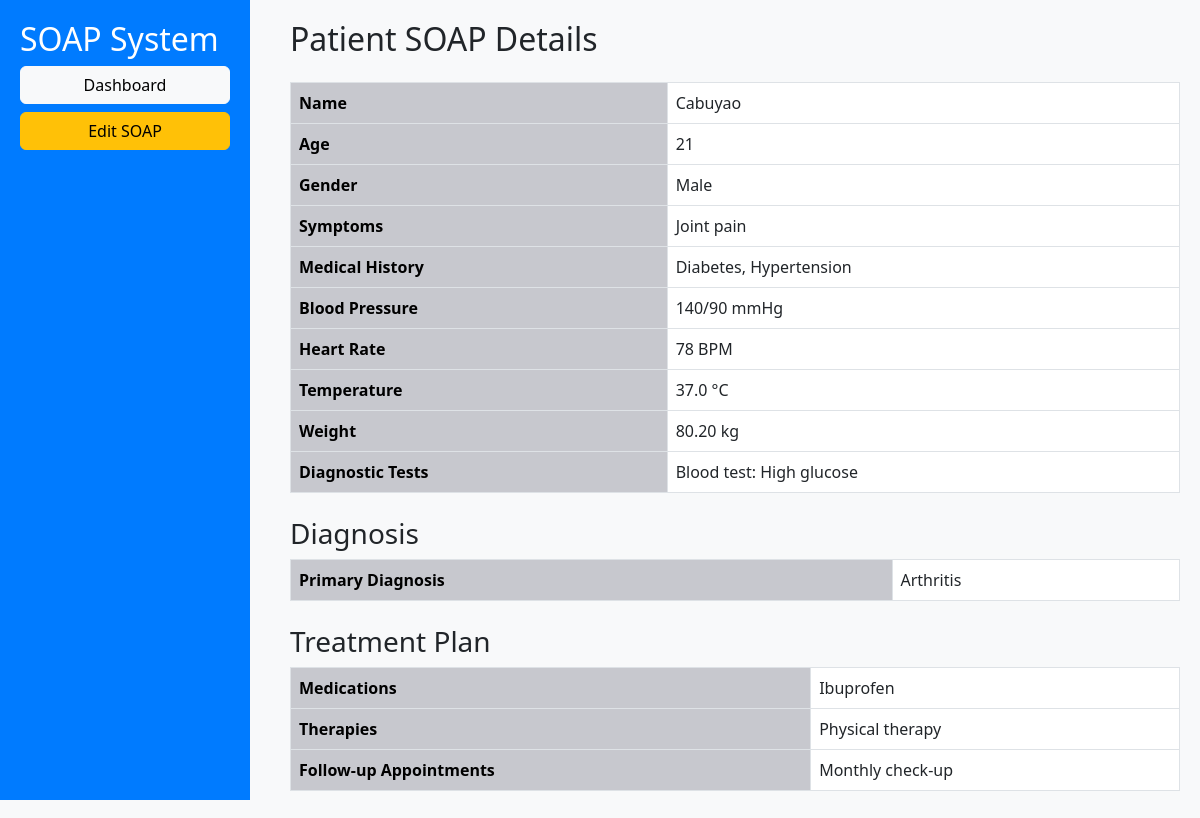
Screenshot of /sprint2/php/view.php?id=3 (signed in) with the database file from the repository.
### tables this page shows
CREATE TABLE patients (
    id INT AUTO_INCREMENT PRIMARY KEY,
    name VARCHAR(100) NOT NULL,
    age INT NOT NULL,
    gender ENUM('Male', 'Female', 'Other') NOT NULL,
    symptoms TEXT,
    medical_history TEXT,
    blood_pressure VARCHAR(20),
    heart_rate INT,
    temperature DECIMAL(4,1),
    weight DECIMAL(5,2),
    diagnostic_tests TEXT,
    diagnosis TEXT,
    treatment_plan TEXT,
    medications TEXT,
    therapies TEXT,
    follow_ups TEXT
);

### sprint2/php/view.php (the view, shortened to what this page needs)
<?php
include 'db.php';
$patient_id = $_GET['id'];
$query = "SELECT * FROM patients WHERE id = ?";
$stmt = $conn->prepare($query);
$stmt->bind_param("i", $patient_id);
$stmt->execute();
$result = $stmt->get_result();
$patient = $result->fetch_assoc();
?>
<!DOCTYPE html>
<html lang="en">
<head>
    <link rel="stylesheet" href="https://cdn.jsdelivr.net/npm/bootstrap@5.3.0/dist/css/bootstrap.min.css">
    <link rel="stylesheet" href="../css/view.css">
</head>
<body>
    <div class="sidebar">
        <h2>SOAP System</h2>
        <a href="dashboard.php" class="btn btn-light w-100 mb-2">Dashboard</a>
        <a href="edit.php?id=<?= $patient_id ?>" class="btn btn-warning w-100">Edit SOAP</a>
    </div>
    <div class="main-content">
        <h2 class="mb-4">Patient SOAP Details</h2>
        <table class="table table-bordered">
            <tr><th>Name</th><td><?= htmlspecialchars($patient['name']) ?></td></tr>
            <tr><th>Age</th><td><?= $patient['age'] ?></td></tr>
            <tr><th>Gender</th><td><?= $patient['gender'] ?></td></tr>
            <tr><th>Symptoms</th><td><?= htmlspecialchars($patient['symptoms']) ?></td></tr>
            <tr><th>Medical History</th><td><?= htmlspecialchars($patient['medical_history']) ?></td></tr>
            <tr><th>Blood Pressure</th><td><?= $patient['blood_pressure'] ?></td></tr>
            <tr><th>Heart Rate</th><td><?= $patient['heart_rate'] ?> BPM</td></tr>
            <tr><th>Temperature</th><td><?= $patient['temperature'] ?> °C</td></tr>
            <tr><th>Weight</th><td><?= $patient['weight'] ?> kg</td></tr>
            <tr><th>Diagnostic Tests</th><td><?= htmlspecialchars($patient['diagnostic_tests']) ?></td></tr>
        </table>
        <h3 class="mt-4">Diagnosis</h3>
        <table class="table table-bordered">
            <tr><th>Primary Diagnosis</th><td><?= htmlspecialchars($patient['diagnosis']) ?></td></tr>
        </table>
        <h3 class="mt-4">Treatment Plan</h3>
        <table class="table table-bordered">
            <tr><th>Medications</th><td><?= htmlspecialchars($patient['medications']) ?></td></tr>
            <tr><th>Therapies</th><td><?= htmlspecialchars($patient['therapies']) ?></td></tr>
            <tr><th>Follow-up Appointments</th><td><?= htmlspecialchars($patient['follow_ups']) ?></td></tr>
        </table>
    </div>
</body>
</html>

### sprint2/css/view.css (style rules this page uses)
body { background-color: #f8f9fa; }
.sidebar { width: 250px; height: 100vh; position: fixed; background: #007bff; color: white; padding: 20px; }
.main-content { margin-left: 270px; padding: 20px; }
.table th { background-color:rgb(199, 200, 206); color: black; }

### rows the page displays
patients: name "Cabuyao", age "21", gender "Male", symptoms "Joint pain", medical_history "Diabetes, Hypertension", blood_pressure "140/90 mmHg", heart_rate "78", temperature "37.0", weight "80.20", diagnostic_tests "Blood test: High glucose", diagnosis "Arthritis", medications "Ibuprofen", therapies "Physical therapy", follow_ups "Monthly check-up"
